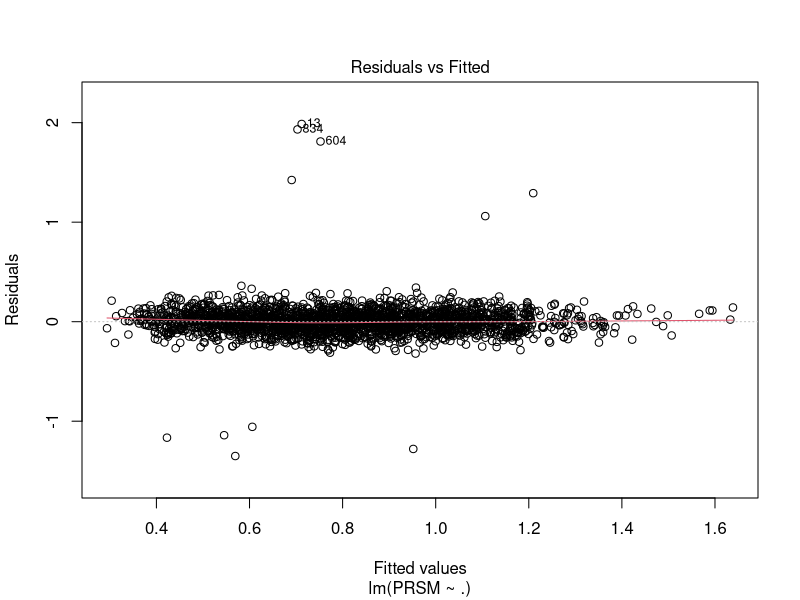
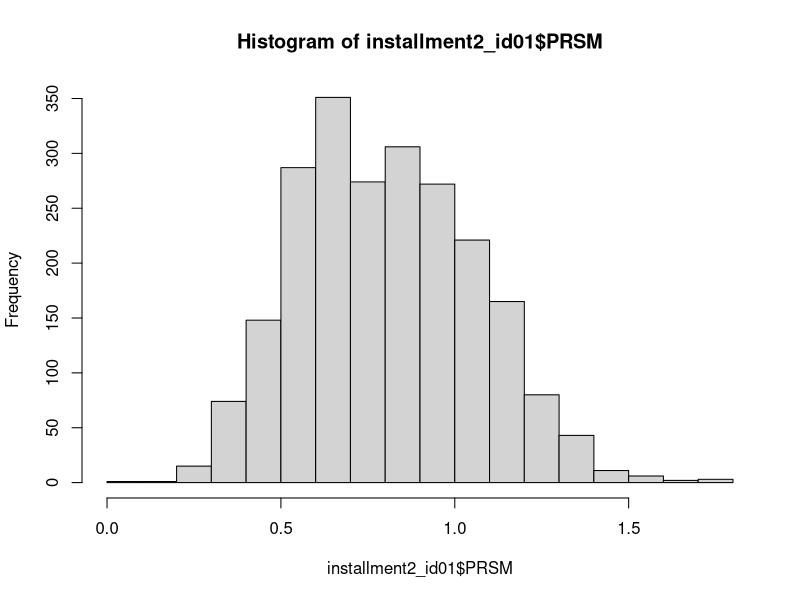
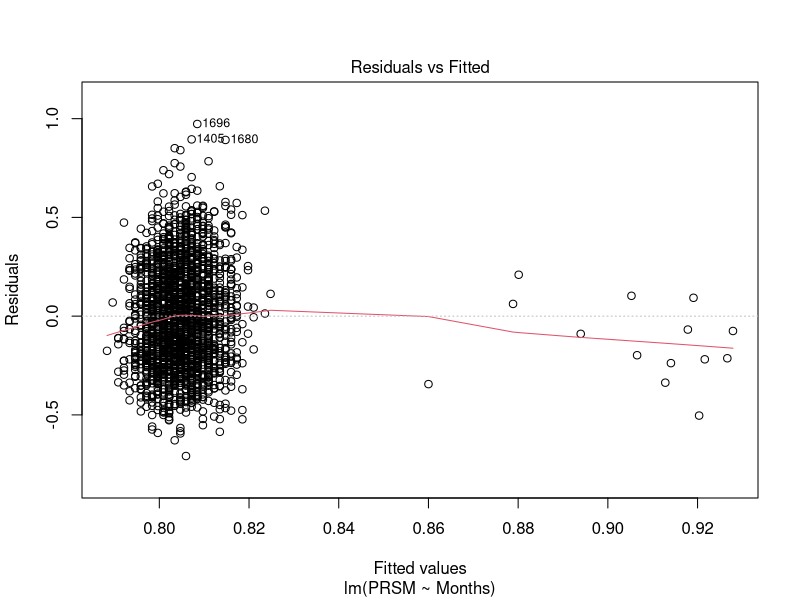
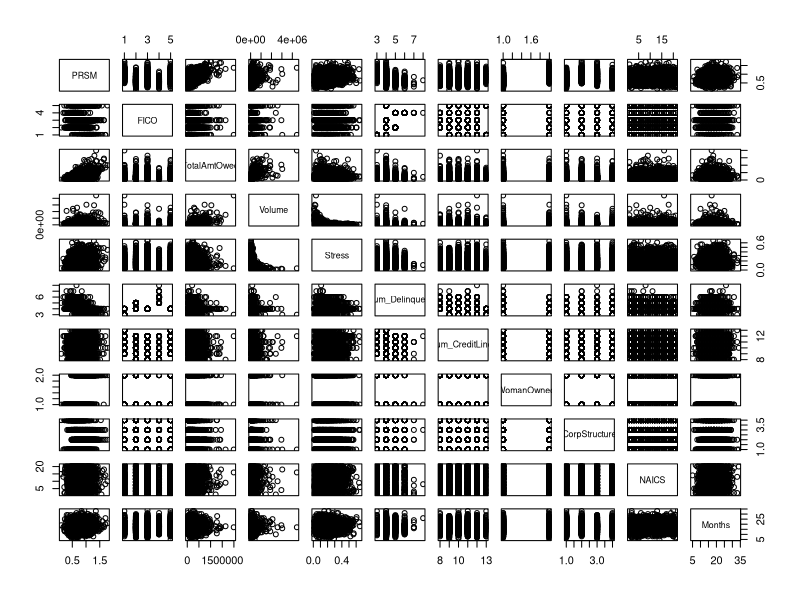
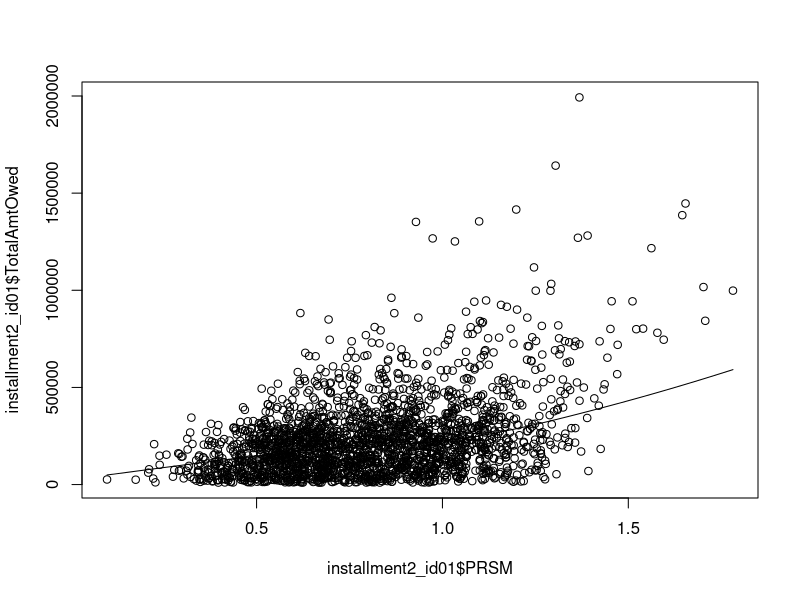
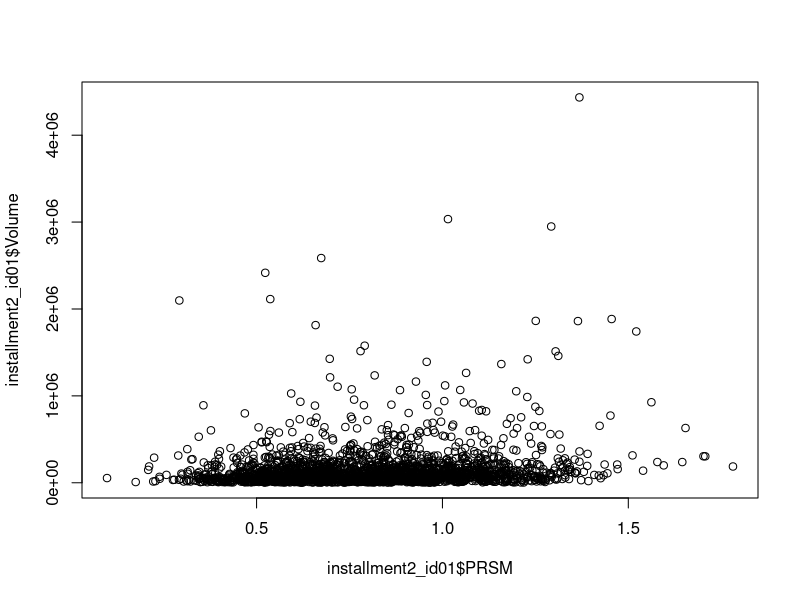
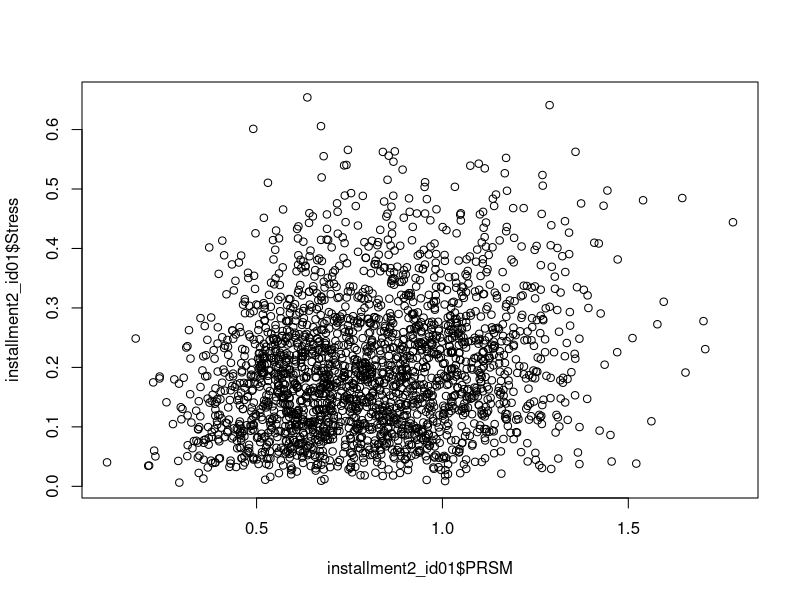
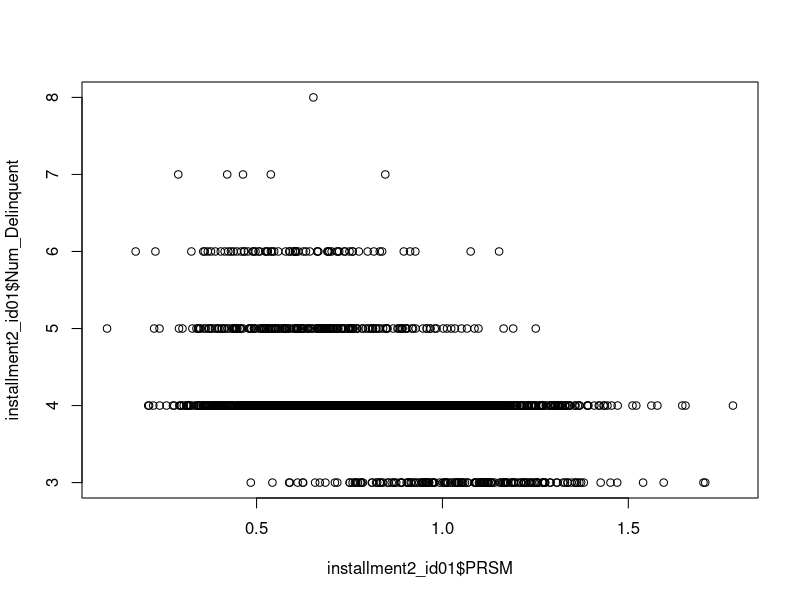

Reproduce these figures in R, in order.
rm(list = ls())

# install the environment 
library(tidyverse)
library(caret)

# read the data
installment2_id01 = read.csv("installment2_id01.csv")

# make NAICS, WomanOwned, FICO categorical variables

installment2_id01 = installment2_id01 %>%
  mutate(NAICS = as.factor(NAICS),
         WomanOwned = as.factor(WomanOwned),
         CorpStructure = as.factor(CorpStructure),
         FICO = case_when(
           (300 <= FICO)&(FICO <= 579) ~ "Poor",
           (580 <= FICO)&(FICO <= 669) ~ "Fair",
           (670 <= FICO)&(FICO <= 739) ~ "Good",
           (740 <= FICO)&(FICO <= 799) ~ "Very Good",
           (800 <= FICO)&(FICO <= 850) ~ "Excellent",
         ))

model_rm_outliers = lm(PRSM ~. , data = installment2_id01)
installment2_id01$residual=residuals(model_rm_outliers)
plot(model_rm_outliers,1)

# remove 11 outliers observed in the plot (abs(residual)>=1)
installment2_id01 = installment2_id01 %>% 
  filter(abs(residual)<=1) %>% 
  select(-residual) 
hist(installment2_id01$PRSM)

# remove after certain months
model_rm_long_months = lm(PRSM ~ Months, data = installment2_id01)
plot(model_rm_long_months,1)
installment2_id01$fitted=fitted.values(model_rm_long_months)
installment2_id01 = installment2_id01 %>% 
  filter(abs(fitted)<=0.84) %>% 
  select(-fitted) 

plot(installment2_id01)

# numeric: TotalAmtOwed, Volume, Stress, Num_Delinquent, Num_CreditLines, Months

plot(installment2_id01$PRSM, installment2_id01$TotalAmtOwed); lines(lowess(installment2_id01$PRSM, installment2_id01$TotalAmtOwed))
plot(installment2_id01$PRSM, installment2_id01$Volume)
plot(installment2_id01$PRSM, installment2_id01$Stress)
plot(installment2_id01$PRSM, installment2_id01$Num_Delinquent)
plot(installment2_id01$PRSM, installment2_id01$Num_CreditLines)
plot(installment2_id01$PRSM, installment2_id01$Months)

model_total = lm(PRSM ~ TotalAmtOwed, data = installment2_id01)
plot(installment2_id01$TotalAmtOwed, residuals(model_total),
     xlab = "TotalAmtOwed", ylab = "Residuals") +
lines(lowess(installment2_id01$TotalAmtOwed, residuals(model_total))) +
abline(h = 0, lty = 2)

model_volume = lm(PRSM ~ Volume, data = installment2_id01)
plot(installment2_id01$Volume, residuals(model_volume),
     xlab = "Volume", ylab = "Residuals") + 
  lines(lowess(installment2_id01$Volume, residuals(model_volume))) +
  abline(h = 0, lty = 2)

model_Stress = lm(PRSM ~ Stress, data = installment2_id01)
plot(installment2_id01$Stress, residuals(model_Stress),
     xlab = "Stress", ylab = "Residuals") +
lines(lowess(installment2_id01$Stress, residuals(model_Stress))) +
abline(h = 0, lty = 2)

model_Num_Delinquent = lm(PRSM ~ (Num_Delinquent), data = installment2_id01)
plot(installment2_id01$Num_Delinquent, residuals(model_Num_Delinquent),
     xlab = "Num_Delinquent", ylab = "Residuals") +
  lines(lowess(installment2_id01$Num_Delinquent, residuals(model_Num_Delinquent))) +
  abline(h = 0, lty = 2)

model_Num_CreditLines = lm(PRSM ~ Num_CreditLines, data = installment2_id01)
plot(installment2_id01$Num_CreditLines, residuals(model_Num_CreditLines),
     xlab = "Num_CreditLines", ylab = "Residuals") +
  lines(lowess(installment2_id01$Num_CreditLines, residuals(model_Num_CreditLines))) +
  abline(h = 0, lty = 2)

model_Months = lm(PRSM ~ Months, data = installment2_id01)
plot(installment2_id01$Months, residuals(model_Months),
     xlab = "Months", ylab = "Residuals") +
  lines(lowess(installment2_id01$Months, residuals(model_Months))) +
  abline(h = 0, lty = 2)

# model_0: Original model ####

model_0 = lm(PRSM ~. , data = installment2_id01)
summary(model_0)

# FICOFair, FICOGood, FICoPoor, FICOVery Good, TotalAmtOwed, Stress, WomanOwned1,
# CorpStructureLLC, CorpStructurePartner, CorpStructureSole, NAICS445131, Months are statistically significant (ss)

# FICOFair, FICOGood, FICoPoor, FICOVery Good, Stress, WomanOwned1, 
# CorpStructureLLC, CorpStructurePartner, CorpStructureSole, NAICS445131, Months are discernible

## Cross Validation ####

cv10 = trainControl(method = "cv", number = 10)
model_0_cv = train(PRSM ~. , data = installment2_id01, method ="lm", trControl =cv10)
print(model_0_cv) # RMSE: 0.1031926       

# model_1: Model with p_delinquent ####

installment2_id01_1 = installment2_id01 %>% 
  mutate(p_delinquent = Num_Delinquent/Num_CreditLines)
# p_delinquent is not ss.

model_1 = lm(PRSM ~. - Num_Delinquent - Num_CreditLines, data = installment2_id01_1)
summary(model_1)

## Cross Validation ####

model_1_cv = train(PRSM ~. - Num_Delinquent - Num_CreditLines, data = installment2_id01_1, method ="lm", trControl =cv10)
print(model_1_cv) # RMSE: 0.1033768        

# model_2: Model with corpstructure & months interaction ####

model_2 = lm(PRSM ~ FICO + TotalAmtOwed + Volume + Stress + Num_Delinquent + Num_CreditLines + WomanOwned + CorpStructure*Months + NAICS, data = installment2_id01)
summary(model_2)

## Cross Validation ####

model_2_cv = train(PRSM ~ FICO + TotalAmtOwed + Volume + Stress + Num_Delinquent + Num_CreditLines + WomanOwned + CorpStructure*Months + NAICS, data = installment2_id01, method ="lm", trControl =cv10)
print(model_2_cv) # RMSE: 0.1029841           

# model_3: Model with raw FICO score ####

installment2_id01_2 = read.csv("installment2_id01.csv") %>%
  mutate(NAICS = as.factor(NAICS),
         WomanOwned = as.factor(WomanOwned),
         CorpStructure = as.factor(CorpStructure))
model_rm_outliers = lm(PRSM ~. , data = installment2_id01_2)
installment2_id01_2$residual=residuals(model_rm_outliers)

# remove 11 outliers observed in the plot (abs(residual)>=1)
installment2_id01_2 = installment2_id01_2 %>% 
  filter(abs(residual)<=1) %>% 
  select(-residual) 

# remove after certain months
model_rm_long_months = lm(PRSM ~ Months, data = installment2_id01_2)
plot(model_rm_long_months,1)
installment2_id01_2$fitted=fitted.values(model_rm_long_months)
installment2_id01_2 = installment2_id01_2 %>% 
  filter(abs(fitted)<=0.84) %>% 
  select(-fitted) 

model_3 = lm(PRSM ~. , data = installment2_id01_2)
summary(model_3)

## Cross Validation ####

model_3_cv = train(PRSM ~. , data = installment2_id01_2, method ="lm", trControl =cv10)
print(model_3_cv) # RMSE: 0.1063085     

# model_4: Model with corpstructure & months interaction + raw fico score ####

model_4 = lm(PRSM ~ FICO + TotalAmtOwed + Volume + Stress + Num_Delinquent + Num_CreditLines + WomanOwned + CorpStructure*Months + NAICS , data = installment2_id01_2)
summary(model_4)

## Cross Validation ####

model_4_cv = train(PRSM ~ FICO + TotalAmtOwed + Volume + Stress + Num_Delinquent + Num_CreditLines + WomanOwned + CorpStructure*Months + NAICS , data = installment2_id01_2, method ="lm", trControl =cv10)
print(model_4_cv) # RMSE: 0.1056763  

# model_5: Model with corpstructure & months interaction + transforming totalamtowed cube ####

model_5 = lm(PRSM ~ FICO + I(TotalAmtOwed^(1/2)) + Volume + Stress + Num_Delinquent + Num_CreditLines + WomanOwned + CorpStructure*Months + NAICS, data = installment2_id01)
summary(model_5)

## Cross Validation ####

model_5_cv = train(PRSM ~ FICO + I(TotalAmtOwed^(1/2)) + Volume + Stress + Num_Delinquent + Num_CreditLines + WomanOwned + CorpStructure*Months + NAICS, data = installment2_id01, method ="lm", trControl =cv10)
print(model_5_cv) # RMSE: 0.1071255      

# model_6: Model with corpstructure & months interaction + transforming totalamtowed & volume ####

model_6 = lm(PRSM ~ FICO + I(TotalAmtOwed^(0.5)) + I(Volume^(1/3)) + Stress + Num_Delinquent + Num_CreditLines + WomanOwned + CorpStructure*Months + NAICS, data = installment2_id01)
summary(model_6)

## Cross Validation ####

model_6_cv = train(PRSM ~ FICO + I(TotalAmtOwed^(0.5)) + I(Volume^(1/3)) + Stress + Num_Delinquent + Num_CreditLines + WomanOwned + CorpStructure*Months + NAICS, data = installment2_id01, method ="lm", trControl =cv10)
print(model_6_cv) # RMSE: 0.1067479      

# model_7: Model with corpstructure & months interaction + remove ####

model_7 = lm(PRSM ~ FICO + TotalAmtOwed + Stress + WomanOwned + CorpStructure*Months + NAICS, data = installment2_id01)
summary(model_7)

## Cross Validation ####

model_7_cv = train(PRSM ~ FICO + TotalAmtOwed + I(Stress^0.5) + WomanOwned + CorpStructure*Months + NAICS, data = installment2_id01, method ="lm", trControl =cv10)
print(model_7_cv) # RMSE: 0.1029772           

# model_8: Model with corpstructure & months interaction + transforming totalamtowed & removing volume and NAICS ####

model_8 = lm(PRSM ~ FICO + Stress + I(8*TotalAmtOwed) + WomanOwned + CorpStructure*Months, data = installment2_id01)
summary(model_8)

## Cross Validation ####

model_8_cv = train(PRSM ~ FICO + Stress + I(8*TotalAmtOwed) + WomanOwned + CorpStructure*Months, data = installment2_id01, method ="lm", trControl =cv10)
print(model_8_cv) # RMSE: 0.1028501           

# Evaluation 1 

evaluation_data = read_csv(file = "installment2_evaluation_data.csv")
# here: do any necessary transformation or create any additional needed predictors
 
evaluation_data = evaluation_data %>%
  mutate(NAICS = as.factor(NAICS),
         WomanOwned = as.factor(WomanOwned),
         CorpStructure = as.factor(CorpStructure),
         FICO = case_when(
           (300 <= FICO)&(FICO <= 579) ~ "Poor",
           (580 <= FICO)&(FICO <= 669) ~ "Fair",
           (670 <= FICO)&(FICO <= 739) ~ "Good",
           (740 <= FICO)&(FICO <= 799) ~ "Very Good",
           (800 <= FICO)&(FICO <= 850) ~ "Excellent",
         ))
